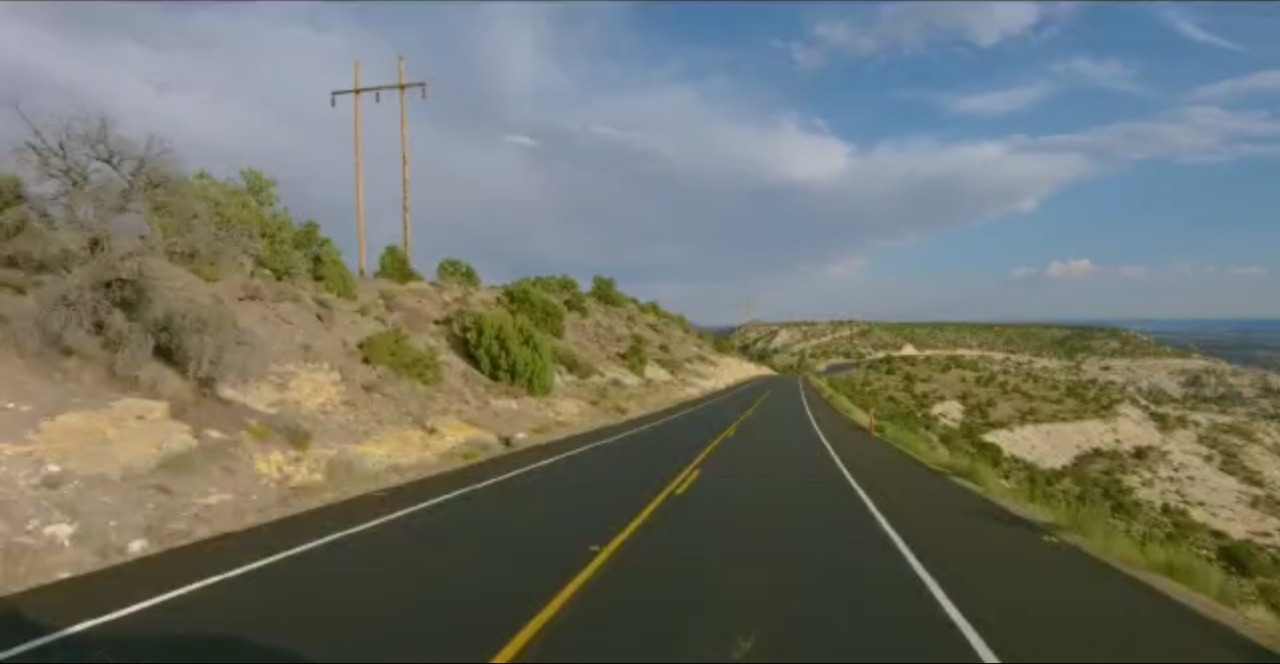
#> input picture Road_Lane_Detection/Road_image.jpeg, 1280 x 664 px
$ jupyter execute --allow-errors 'Lane Detection.ipynb'
#> lines starting #> are read from the running program, lines starting #| are printed output that depends on the picture; after the words box and inside, x2 and y2 are one past the last pixel; in counts of white or black regions, pixels touching at a corner belong together; long printed decimals are rounded
[cell 1]
import cv2
import numpy as np
import matplotlib.pyplot as plt

def canny(image):
    gray = cv2.cvtColor(lane_image, cv2.COLOR_RGB2GRAY) #image change color image to gray scale image. bcz, it is easy to read image.
    blur = cv2.GaussianBlur(gray, (5,5), 0) # blur use to the image create blur and match the color with nearer pixel scale.
    canny = cv2.Canny(blur, 50, 150) #canny use for the image all pixel b/w the 50 and 150. so, edges in 150 and other pixel 50.
    return canny


image = cv2.imread('Road_image.jpeg') # imread use for the read image
#> image is the input picture: shape (664, 1280, 3); mean B, G, R 106.6, 115.4, 111.9
lane_image = np.copy(image) #when we change in lane_image that time also change in original image
canny = canny(lane_image)  #canny function call
#> in canny, `gray = cv2.cvtColor(lane_image, cv2.COLOR_RGB2GRAY)`:
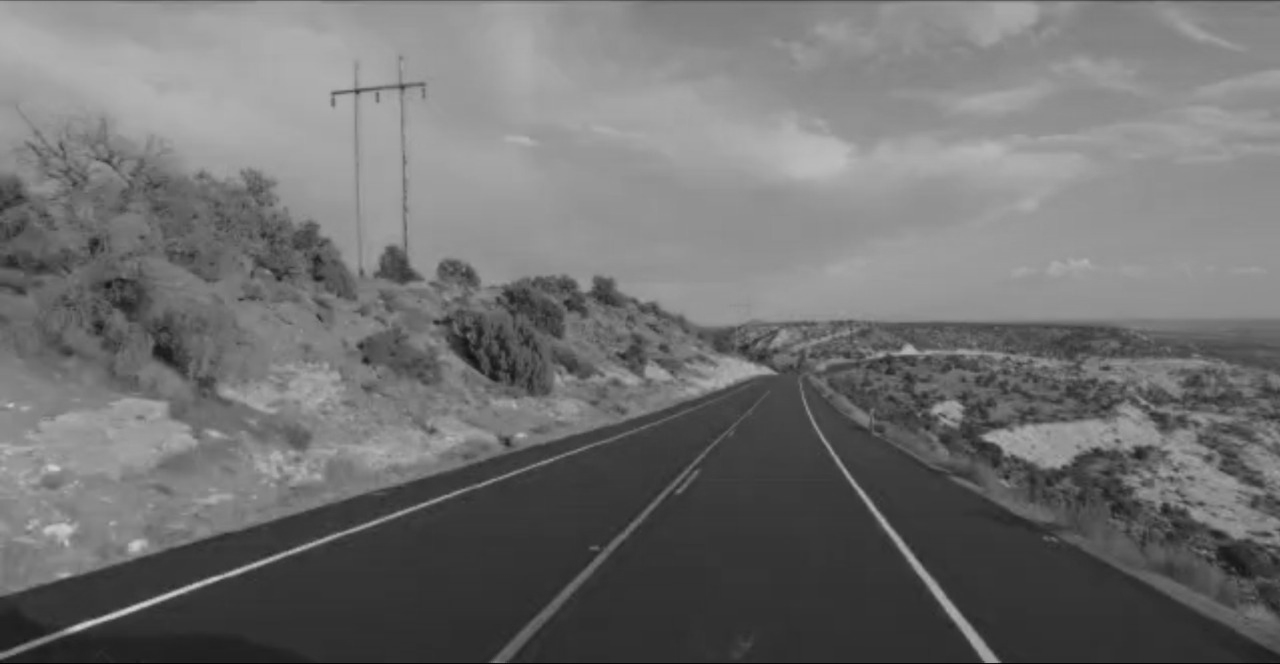
#> gray: shape (664, 1280); min 4, max 209, mean 112.4
#> in canny, `canny = cv2.Canny(blur, 50, 150)`:
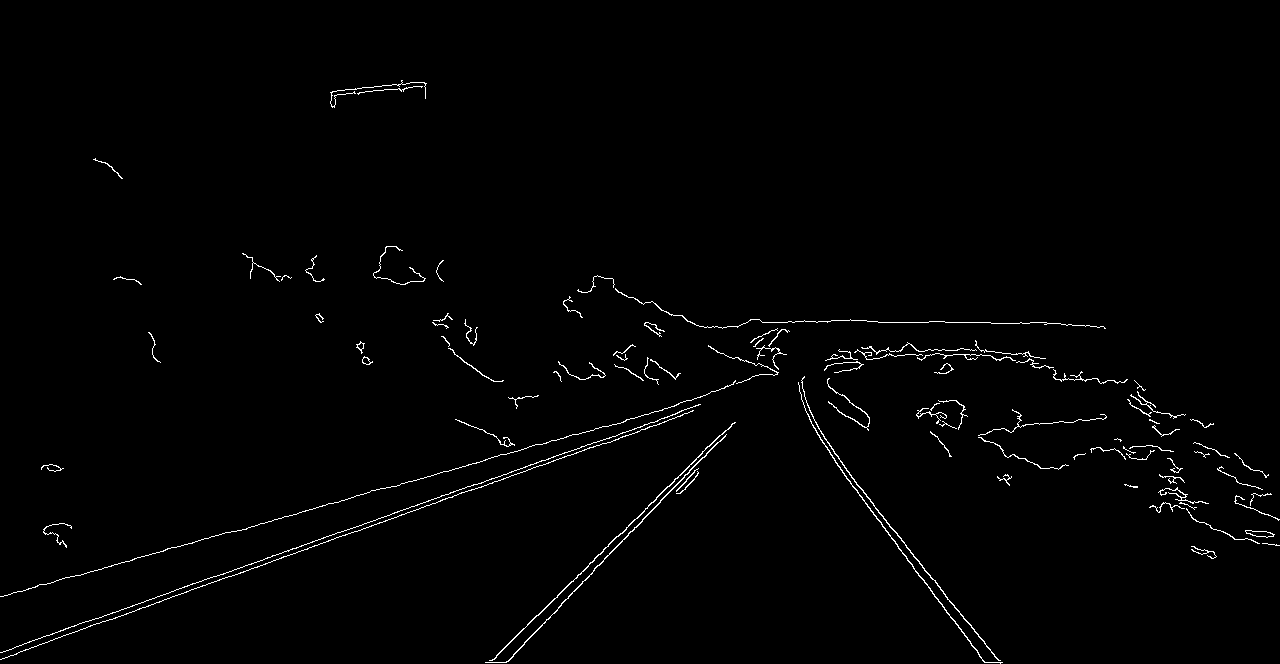
#> canny: shape (664, 1280); 1.2% white in thin lines or dots, all inside (x1, y1, x2, y2) = (0, 80, 1280, 664)

plt.imshow(canny) # imshow use for the show image with result name screen
plt.show()
#cv2.waitkey(0)

after the graph plot we are consider only requre part of road with help of x and y graph coordinets. part look like a tringle on x axis 200 to 1100. and on y axis 0 to 250.

[cell 2]
import cv2
import numpy as np
import matplotlib.pyplot as plt

def make_coordinates(image, line_parameters):
    slope, intercept = line_parameters
    y1 = image.shape[0]
    y2 = int(y1*(3/5))
    x1 = int((y1 - intercept)/slope)
    x2 = int((y2 - intercept)/slope)
    return np.array([x1, y1, x2, y2])

def average_slope_intercept(image, lines):
    left_fit = []
    right_fit = []
    for line in lines:
        x1, y1, x2, y2 = line.reshape(4)
        parameters = np.polyfit((x1, x2), (y1, y2), 1)
        print(parameters)
        slope = parameters[0]
        intercept = parameters[1] #left side line have negative slope and right side line have positive slope.
        if slope < 0:
            left_fit.append((slope, intercept))
        else:
            right_fit.append((slope, intercept))
    left_fit_average = np.average(left_fit, axis=0)
    right_fit_average = np.average(left_fit, axis=0)
    left_line = make_coordinates(image, left_fit_average)
    right_line = make_coordinates(image, right_fit_average)
    #print(left_fit_average, 'left')
    #print(right_fit_average,'right')
    return np.array([left_line, right_line])

def canny(image):
    gray = cv2.cvtColor(image, cv2.COLOR_RGB2GRAY) #image change color image to gray scale image. bcz, it is easy to read image.
    blur = cv2.GaussianBlur(gray, (5,5), 0) # blur use to the image create blur and match the color with nearer pixel scale.
    canny = cv2.Canny(blur, 50, 150) #canny use for the image all pixel b/w the 50 and 150. so, edges in 150 and other pixel 50.
    return canny

def display_lines(image, Lines):
    line_image = np.zeros_like(image)
    if lines is not None:
        for line in lines:
            x1, y1, x2, y2 = line.reshape(4)
            cv2.line(line_image, (x1, y1), (x2, y2), (255, 0, 0), 10)
    return line_image

def region_of_interest(image):
    height = image.shape[0]
    polygons = np.array([
    [(430,height), (1020, height), (800, 350)]
    ])
    mask = np.zeros_like(image) # same triangle is draw on the black (zeros means black color) backgraund image. same amaount of pixel and size.
    cv2.fillPoly(mask, polygons, 255) #fillpoly use to fill the tringle  with 255 intensity (means white triangle)
    masked_image = cv2.bitwise_and(image, mask)#Computing the bitwise & of both images as we saw earlier in the theory section, takes the bitwise & of each homologous pixel both arrays, ultimately masking the canny image to only show the region of interest traced by the polygonal contour of the mask.
    return masked_image

image = cv2.imread('Road_image.jpeg') # imread use for the read image
lane_image = np.copy(image) #when we change in lane_image that time also change in original image
canny_image = canny(lane_image)  #canny function call
cropped_image = region_of_interest(canny_image)
#> in region_of_interest, `cv2.fillPoly(mask, polygons, 255)`:
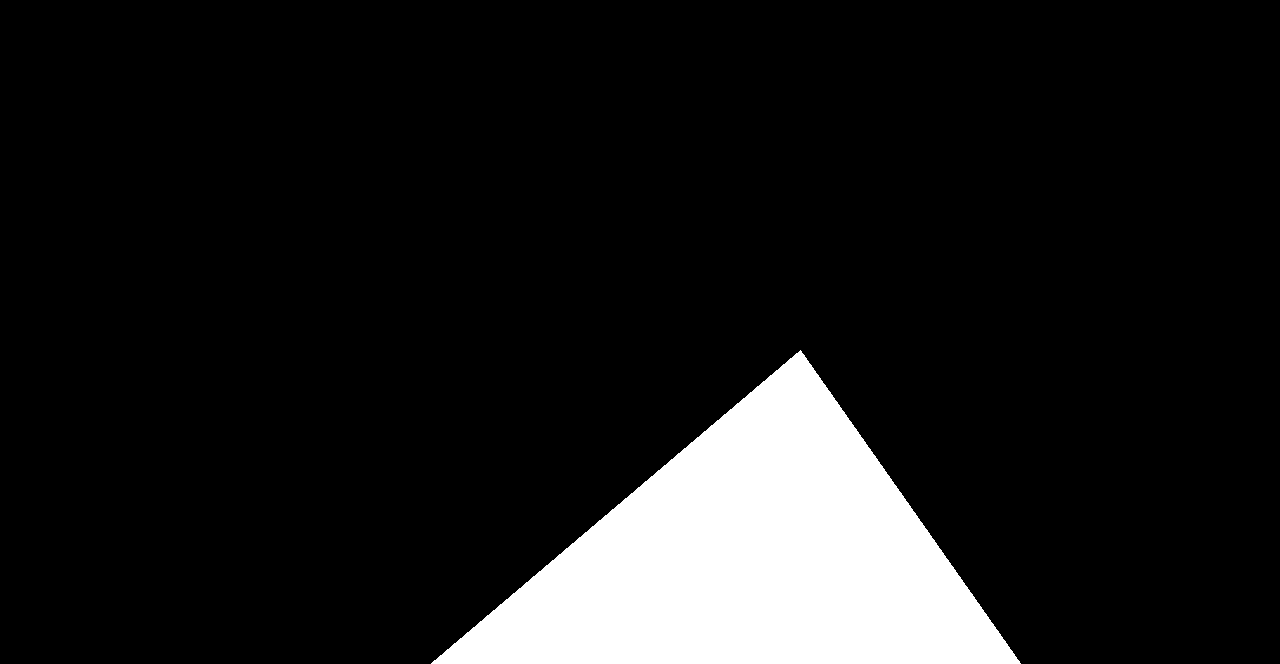
#> mask: shape (664, 1280); 10.9% white; 1 white region, box (x1, y1, x2, y2) and area: (431, 350, 1021, 664) 92815
#> in region_of_interest, `masked_image = cv2.bitwise_and(image, mask)#Computing the bitwise & of..`:
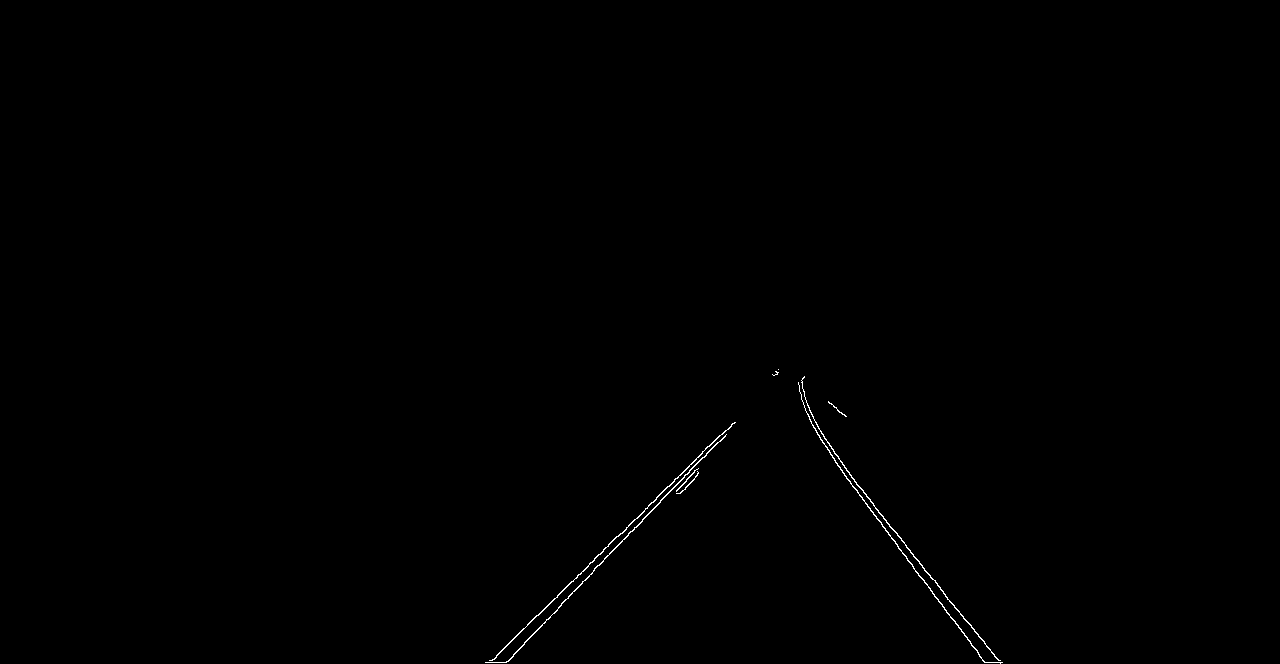
#> masked_image: shape (664, 1280); 0.23% white in thin lines or dots, all inside (x1, y1, x2, y2) = (485, 369, 1003, 664)
lines = cv2.HoughLinesP(cropped_image, 2, np.pi/180, 100,np.array([]), minLineLength = 40, maxLineGap = 5)
#> lines = [[538, 615, 634, 519], [882, 526, 984, 662], [842, 464, 931, 578], [506, 662, 546, 619], [615, 548, 670, 490], [645, 508, 702, 453], [490, 662, 578, 574], [918, 561, 1000, 663], [547, 619, 603, 561], [671, 489, 717, 442], [837, 465, 985, 662]]
averaged_lines = average_slope_intercept(lane_image, lines)
#> the loop in average_slope_intercept, `for line in lines:` made 11 passes
#> (x1, y1, x2, y2, slope, intercept) on passes 1 to 11: (538, 615, 634, 519, -1, 1153), (882, 526, 984, 662, 1.33, -650), (842, 464, 931, 578, 1.28, -614.5), (506, 662, 546, 619, -1.07, 1205.9), (615, 548, 670, 490, -1.05, 1196.5), (645, 508, 702, 453, -0.965, 1130.4), (490, 662, 578, 574, -1, 1152), (918, 561, 1000, 663, 1.24, -580.9), (547, 619, 603, 561, -1.04, 1185.5), (671, 489, 717, 442, -1.02, 1174.6), (837, 465, 985, 662, 1.33, -649.1)
#| [-1.000e+00  1.153e+03]
#| [   1.333 -650.        ]
#| [   1.281 -614.517]
#| [-1.07500e+00  1.20595e+03]
#| [-1.05454545e+00  1.19654545e+03]
#| [-9.64912281e-01  1.13036842e+03]
#| [-1.000e+00  1.152e+03]
#| [   1.244 -580.902]
#> (further printed lines are left out)
#> after the loop in average_slope_intercept, `for line in lines:`: left_fit = [(-1, 1153), (-1.07, 1205.9), (-1.05, 1196.5), (-0.965, 1130.4), (-1, 1152), (-1.04, 1185.5), (-1.02, 1174.6)]; right_fit = [(1.33, -650), (1.28, -614.5), (1.24, -580.9), (1.33, -649.1)]
#> in average_slope_intercept, `left_fit_average = np.average(left_fit, axis=0)`: left_fit_average = [-1.02, 1171.1]
#> in make_coordinates, `slope, intercept = line_parameters`: slope = -1.02; intercept = 1171.1
#> in make_coordinates, `x1 = int((y1 - intercept)/slope)`: x1 = 496
#> in make_coordinates, `x2 = int((y2 - intercept)/slope)`: x2 = 756
#> in average_slope_intercept, `left_line = make_coordinates(image, left_fit_average)`: left_line = [496, 664, 756, 398]
#> averaged_lines = [[496, 664, 756, 398], [496, 664, 756, 398]]
line_image = display_lines(lane_image, averaged_lines)
#> the loop in display_lines, `for line in lines:` made 11 passes
combo_image = cv2.addWeighted(lane_image, 0.8, line_image, 1, 1)
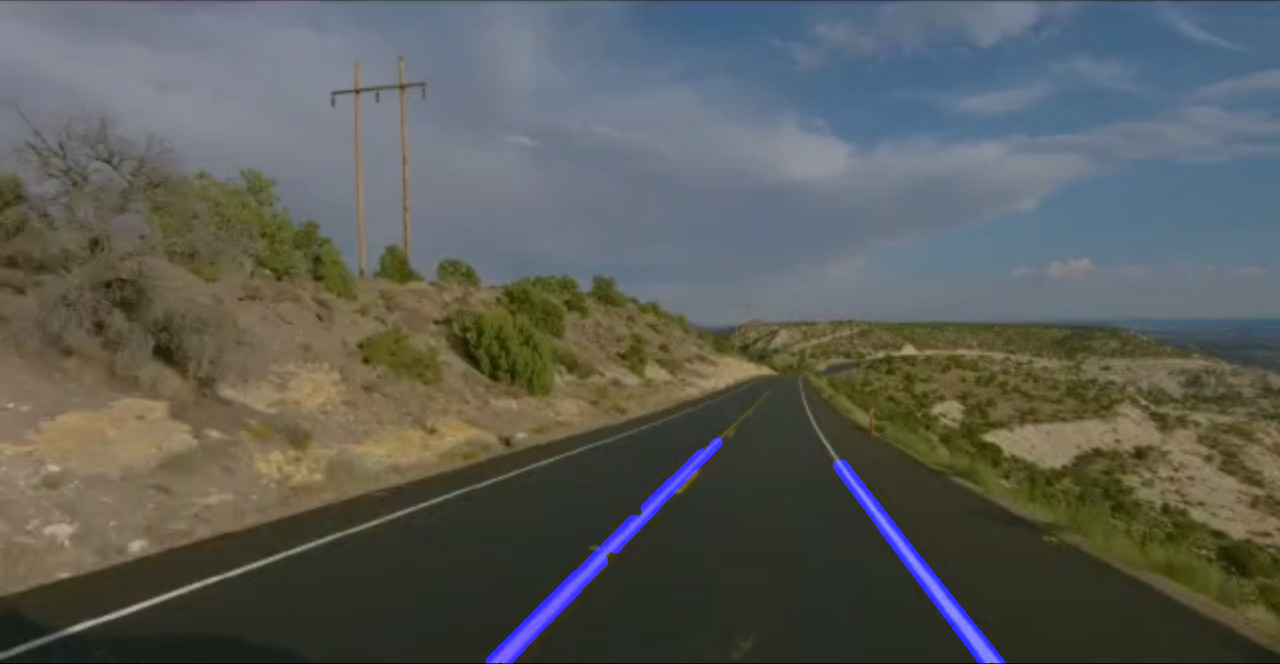
#> combo_image: shape (664, 1280, 3); mean B, G, R 88.8, 93.3, 90.6
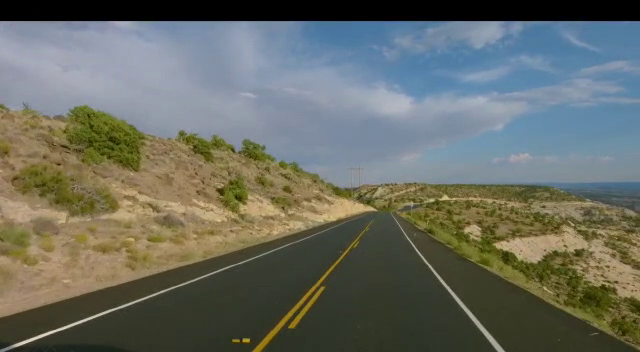
#> input picture frame 41 of Road_Lane_Detection/Road_video.mp4, 640 x 352 px
#> further down, frame is the input picture: shape (352, 640, 3); mean B, G, R 99, 108.1, 104.5
plt.imshow(cropped_image) # imshow use for the show image with result name screen
#cv2.imshow("result", cropped_image)
#cv2.waitkey(0)

[cell 3]
gray = cv2.cvtColor(lane_image, cv2.COLOR_RGB2GRAY) #image change color image to gray scale image. bcz, it is easy to read image.
blur = cv2.GaussianBlur(gray, (5,5), 0) # blur use to the image create blur and match the color with nearer pixel scale.
canny = cv2.Canny(blur, 50, 150) #canny use for the image all pixel b/w the 50 and 150. so, edges in 150 and other pixel 50.

[cell 4]
plt.imshow(image)

[cell 5]
plt.imshow(lane_image)

[cell 6]
plt.imshow(gray)

[cell 7]
plt.imshow(blur)

[cell 8]
plt.imshow(canny)

[cell 9]
plt.imshow(cropped_image)

[cell 10]
plt.imshow(line_image)

[cell 11]
plt.imshow(combo_image)

[cell 12]
cap = cv2.VideoCapture("Road_video.mp4")
#> (the rest of this cell did not finish here and is left out)

    lines = cv2.HoughLinesP(cropped_canny, 2, np.pi/180, 100, np.array([]), minLineLength=40, maxLineGap=5)
    averaged_lines = average_slope_intercept(frame, lines)
    line_image = display_lines(frame, averaged_lines)
    combo_image = cv2.addWeighted(frame, 0.8, line_image, 1, 1)
    cv2.imshow("result", combo_image)
    if cv2.waitKey(1) == ord('q'):
        break
cap.release()
cv2.destroyAllWindows()
